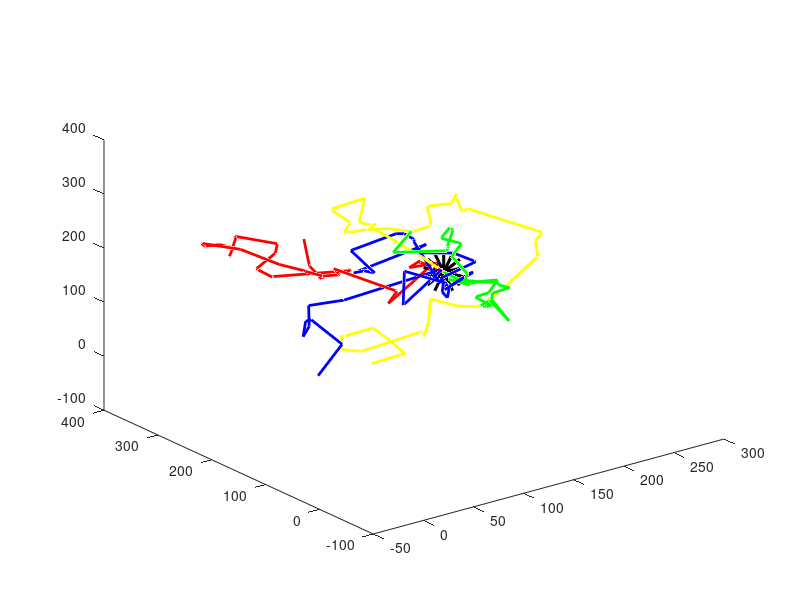

This chart was generated by the following MATLAB code:
b1 = load("brown1.csv");
b2 = load("brown2.csv");
b3 = load("brown3.csv");
b4 = load("brown4.csv");

h = plot3(
      b1(:,1), b1(:,2), b1(:,3),'r', "linewidth", 2,
      b2(:,1), b2(:,2), b2(:,3),'g', "linewidth", 2,
      b3(:,1), b3(:,2), b3(:,3),'b', "linewidth", 2,
      b4(:,1), b4(:,2), b4(:,3),'y', "linewidth", 2,
      b1(1,1), b1(1,2), b1(1,3),'ok', "markersize", 10, "linewidth", 20);

